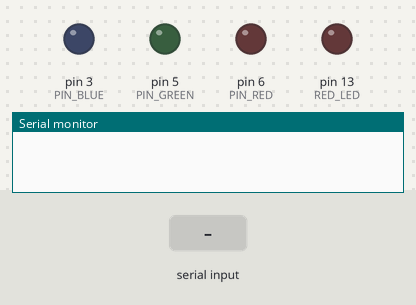
This sketch was run on a simulated Arduino Uno, built with avr-gcc and run on an emulated ATmega328P. Shown: output pins drawn as LEDs (lit = HIGH), the last lines printed to the serial monitor. The inputs (shaded band) are chosen by the test bench.

Above: at 1.2 s.
1.3 s: ")" received over the second serial link
At 2.1 s:
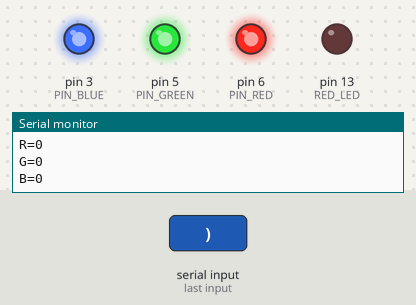
Timing chart, 0 to 4.3 s (numbered marks = the images above; inputs shaded):
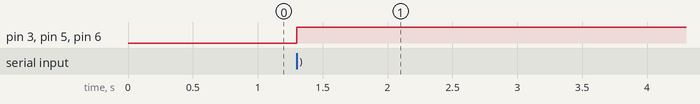

The sketch:

RGB_PALET.ino
```cpp
#include <SoftwareSerial.h>
#include <Wire.h>//Include libraries: SoftwareSerial & Wire
SoftwareSerial BT(11,12); //Define PIN11=TX & PIN12=RX

//RGB LED Pins
int PIN_RED = 6;
int PIN_GREEN = 5;
int PIN_BLUE = 3;
//RED LED at Pin 13
int RED_LED = 13;
String RGB = ""; //store RGB code from BT
String RGB_Previous = "255.255.255)"; //preserve previous RGB color for LED switch on/off, default White
String ON = "ON"; //Check if ON command is received
String OFF = "OFF"; //Check if OFF command is received
boolean RGB_Completed = false;

void setup() {
  Serial.begin(9600); //Arduino serial port baud rate：9600
  BT.begin(9600);//My HC-05 module default baud rate is 9600
  RGB.reserve(30);

  pinMode(RED_LED, OUTPUT);
  //Set pin13 as output for LED,
  // this LED is on Arduino mini pro, not the RGB LED
}

void loop() {
  // put your main code here, to run repeatedly:

  //Read each character from Serial Port(Bluetooth)
  while(BT.available()){
    char ReadChar = (char)BT.read();

    // Right parentheses ) indicates complet of the string
    if(ReadChar == ')'){
      RGB_Completed = true;
    }else{
       RGB += ReadChar;
    }
  }

  //When a command code is received completely with ')' ending character
  if(RGB_Completed){
   //Print out debug info at Serial output window
      Serial.print("RGB:");
      Serial.print(RGB);
      Serial.print("     PreRGB:");
      Serial.println(RGB_Previous);

      if(RGB==ON){
          digitalWrite(13,HIGH);
          RGB = RGB_Previous; //We only receive 'ON', so get previous RGB color back to turn LED on
          Light_RGB_LED();

      }else if(RGB==OFF){
          digitalWrite(13,LOW);
          RGB = "0.0.0)"; //Send OFF string to turn light off
          Light_RGB_LED();
      }else{
          //Turn the color according the color code from Bluetooth Serial Port
          Light_RGB_LED();
          RGB_Previous = RGB;
      }
      //Reset RGB String

      RGB = "";
      RGB_Completed = false;


  } //end if of check if RGB completed

} // end of loop

void Light_RGB_LED(){

  int SP1 = RGB.indexOf('.');
  int SP2 = RGB.indexOf('.', SP1+1);
  int SP3 = RGB.indexOf('.', SP2+1);
  String R = RGB.substring(0, SP1);
  String G = RGB.substring(SP1+1, SP2);
  String B = RGB.substring(SP2+1, SP3);

  //Print out debug info at Serial output window
  Serial.print("R=");
  Serial.println( constrain(R.toInt(),0,255));
  Serial.print("G=");
  Serial.println(constrain(G.toInt(),0,255));
  Serial.print("B=");
  Serial.println( constrain(B.toInt(),0,255));
  //Light up the LED with color code

//**2014-09-21
//Because these RGB LED are common anode (Common positive)
//So we need to take 255 to minus R,G,B value to get correct RGB color code
  analogWrite(PIN_RED,  (255-R.toInt()));
  analogWrite(PIN_GREEN, (255-G.toInt()));
  analogWrite(PIN_BLUE,  (255-B.toInt()));

}
```

Measured:
- after the input at 1.3 s, pin 3 (PIN_BLUE), pin 5 (PIN_GREEN), pin 6 (PIN_RED): LOW → HIGH at once
